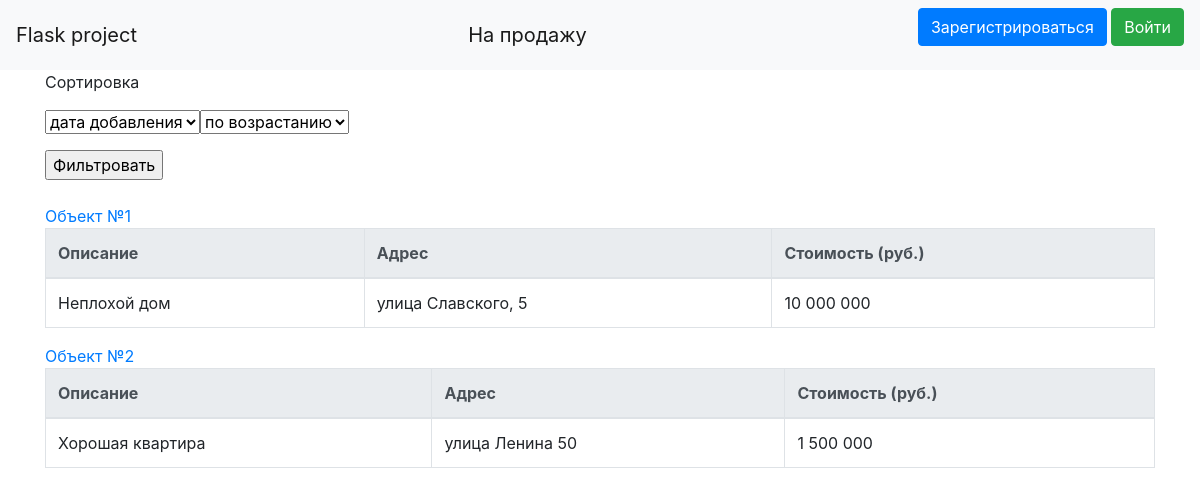
The page / on the database its author committed.
### data/realties.py (models this page shows)
class Realties(SqlAlchemyBase):
    __tablename__ = 'realties'
    id = sqlalchemy.Column(sqlalchemy.Integer, primary_key=True, autoincrement=True)
    photo = sqlalchemy.Column(sqlalchemy.String, nullable=True)
    realtor = sqlalchemy.Column(sqlalchemy.Integer, sqlalchemy.ForeignKey("users.id"))
    house = sqlalchemy.Column(sqlalchemy.String)
    desc = sqlalchemy.Column(sqlalchemy.Text, nullable=True)
    address = sqlalchemy.Column(sqlalchemy.String)
    cost = sqlalchemy.Column(sqlalchemy.String, nullable=True)
    user = orm.relation('User')

### main.py (the view)
@app.route('/', methods=['GET', 'POST'])
def index():
    global sort
    if request.method == 'GET':
        if sort:
            if sort == 'name-up':
                realties = session.query(Realties).order_by(Realties.id)
            elif sort == 'name-down':
                realties = session.query(Realties).order_by(Realties.id)[::-1]
            elif sort == 'cost-up':
                realties = session.query(Realties).order_by(Realties.cost)
            elif sort == 'cost-down':
                realties = session.query(Realties).order_by(Realties.cost)[::-1]
        else:
            realties = session.query(Realties)
        realtor = {}
        for realty in realties:
            user = session.query(User).filter(User.id == realty.realtor).first()
            if user:
                realtor[realty.id] = ' '.join([user.name, user.surname])
            else:
                realtor[realty.id] = ''
        return render_template('index.html', realties=realties, realtor=realtor, title='Квартиры')
    elif request.method == 'POST':
        sort = f'{request.form["sort-by"]}-{request.form["sort"]}'
        return redirect('/')

### templates/index.html (shortened to what this page needs)
<!DOCTYPE HTML>
<html>
    <body>
        {% extends "base.html" %}
        {% block content %}
                <p>Сортировка</p>
                <form method="post">
                    <p><select autofocus name="sort-by">
                        <option value='name'>дата добавления</option>
                    </select><select name='sort'>
                        <option value='up'>по возрастанию</option>
                    </select></p>
                    <input type='submit' value="Фильтровать">
                </form><br>
                {% for realty in realties %}
                    <a href="/realty/{{realty.id}}">Объект №{{realty.id}}</a>
                    <table class='table table-bordered'>
                        <thead class="thead-light">
                            <tr>
                                <th scope="col">Описание</th>
                                <th scope="col">Адрес</th>
                                <th scope="col">Стоимость (руб.)</th>
                            </tr>
                        </thead>
                        <tbody>
                            <tr>
                                <td>
                                    {{realty.desc}}
                                </td>
                                <td>
                                    {{realty.address}}
                                </td>
                                <td>
                                    {{realty.cost}}
                                </td>
                            </tr>
                        </tbody>
                    </table>
                {% endfor %}
        {% endblock %}

### rows shown on the page
Realties: id "1", desc "Неплохой дом", address "улица Славского, 5", cost "10 000 000"
Realties: id "2", desc "Хорошая квартира", address "улица Ленина 50", cost "1 500 000"
